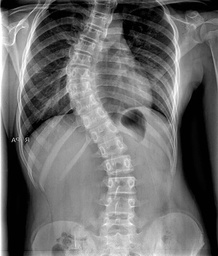
#> input picture data/3.jpeg, 218 x 256 px, shrunk from 600 x 705 before the run
$ python main.py   (older library calls are emulated)
#> lines starting #> are read from the running program, lines starting #| are printed output that depends on the picture; after the words box and inside, x2 and y2 are one past the last pixel; in counts of white or black regions, pixels touching at a corner belong together
### preprocess.py
# preprocess.py
import cv2
import numpy as np

def mask_image(img, left_percent, right_percent):
    """Masks the image to keep only the center strip."""
    height, width = img.shape
    start_col = int((left_percent / 100) * width)
    end_col = int((right_percent / 100) * width)
    masked = np.zeros_like(img)
    masked[:, start_col:end_col] = img[:, start_col:end_col]
    return masked

def segment_and_threshold(img, num_segments, threshold_percent):
    """Splits the image into segments and thresholds them."""
    height, width = img.shape
    segment_height = height // num_segments
    thresholded_segments = []

    for i in range(num_segments):
        segment = img[i * segment_height:(i + 1) * segment_height, :]
        threshold_value = np.percentile(segment, 100 - threshold_percent)
        thresholded_segment = np.where(segment >= threshold_value, 255, 0).astype(np.uint8)
        thresholded_segments.append(thresholded_segment)

    return np.concatenate(thresholded_segments, axis=0)

def sharpen_image(img):
    """Sharpens the image using a Laplacian kernel."""
    laplacian = cv2.Laplacian(img, cv2.CV_64F)
    sharpened = np.uint8(np.absolute(laplacian))
    return img + sharpened

def apply_power_rule(image, gamma=1.0):
    """
    Apply power-law (gamma) transformation to an image.

    Args:
        image (numpy.ndarray): Grayscale image as a NumPy array.
        gamma (float): Gamma value for the transformation.

    Returns:
        numpy.ndarray: Gamma-corrected image.
    """
    # Normalize the image to range [0, 1]
    normalized_img = image / 255.0

    # Apply power law transformation
    gamma_corrected = np.power(normalized_img, gamma)

    # Scale back to range [0, 255]
    gamma_corrected = np.uint8(gamma_corrected * 255)

    return gamma_corrected

def apply_average_filter(image, kernel_size=3):
    """
    Apply a 3×3 average filter to an image.

    Args:
        image (numpy.ndarray): Grayscale image as a NumPy array.

    Returns:
        numpy.ndarray: Filtered image.
    """
    # Define a 3×3 kernel for averaging
    kernel = np.ones((kernel_size, kernel_size), np.float32) / 9

    # Apply the filter using cv2.filter2D
    filtered_img = cv2.filter2D(image, -1, kernel)

    return filtered_img


# [20 lines left out: function preprocess_image_with_filter, not called in this run]

### segmentation.py
# segmentation.py
import cv2
import numpy as np
from preprocess import segment_and_threshold

def get_connected_component(img):
    visited = np.zeros_like(img)
    component = np.zeros_like(img)
    height, width = img.shape
    comp_num = 1
    for row in range(height):
        for col in range(width):
            if img[row, col] > 240 and visited[row, col] == 0:
                stack = [(row, col)]
                visited[row, col] = 1
                # comp_size += 1
                while stack:
                    r, c = stack.pop()
                    component[r, c] = comp_num
                    nb = get_neighbour(img, r, c)
                    new_nb = []
                    for coord in nb:
                        if visited[coord[0], coord[1]] == 0 and img[coord[0], coord[1]] > 240:
                            new_nb.append(coord)
                            visited[coord[0], coord[1]] = 1
                            # comp_size += 1
                    stack += new_nb
                comp_num += 1
    return component

def get_neighbour(img, row, col):
    neighbours = []
    height, width = img.shape
    for i in range(-1, 2):
        for j in range(-1, 2):
            if row + i >= 0 and row + i < height and col + j >= 0 and col + j < width and not (i == 0 and j == 0):
                neighbours.append((row + i, col + j))
    return neighbours

def height_segment_threshold(img, segments: int = 16, threshold: float = float(3)):
    height, width = img.shape
    segment_height = height // segments
    thresholded_segments = []
    for i in range(segments):
        segment = img[i * segment_height:(i + 1) * segment_height, :]
        threshold_value = np.percentile(segment, 100 - threshold)
        thresholded_segment = np.where(segment >= threshold_value, 255, 0).astype(np.uint8)
        thresholded_segments.append(thresholded_segment)

    #Handle the last segment if the height is not perfectly divisible
    if height % segments != 0:
      i = segments
      segment = img[i * segment_height:, :]
      threshold_value = np.percentile(segment, 100 - threshold)
      thresholded_segment = np.where(segment >= threshold_value, 255, 0).astype(np.uint8)
      thresholded_segments.append(thresholded_segment)

    modified = np.concatenate(thresholded_segments, axis=0)

    return modified

# [17 lines left out: function find_box_start_to_end, not called in this run]

### region_grow.py
import queue
import numpy as np
from matplotlib.colors import ListedColormap
import matplotlib.pyplot as plt

def region_reindex(region_img):
    height, width = region_img.shape
    # reindex region number from bottom to top
    reg_idx = [0]
    for row in range(height-1, -1, -1):
        for col in range(width):
            if region_img[row, col] > 0:
                if region_img[row, col] not in reg_idx:
                    reg_idx.append(region_img[row, col])
    reg_map = {v:k for k, v in enumerate(reg_idx)}
    for row in range(height):
        for col in range(width):
            region_img[row, col] = reg_map[region_img[row, col]]
    return region_img

# [30 lines left out: function avg_column_bound, not called in this run]

def region_grow_cont(img, seed, threshold, vis = False):
    height, width = img.shape
    region = seed.copy()
    visited = np.zeros_like(seed)
    region_idx = np.unique(seed).tolist()
    if 0 in region_idx:
        region_idx.remove(0)
    region_stat = {}
    for r in region_idx:
        region_stat[r] = {'max': np.max(img[seed == r]), 'min': np.min(img[seed == r])}

    q = queue.Queue()
    counter = 0

    for row in range(height):
        for col in range(width):
            if region[row, col] > 0:
                visited[row, col] = 1
                for i in range(-1, 2):
                    for j in range(-1, 2):
                        if i == 0 and j == 0:
                            continue
                        r = min(max(row + i, 0), height - 1)
                        c = min(max(col + j, 0), width - 1)
                        if region[r, c] == 0 and visited[r, c] == 0:
                            q.put((r, c))
                        visited[r, c] = 1
    while not q.empty():
        row, col = q.get()
        counter += 1
        min_diff = 255
        curr_reg = 0
        for i in range(-1, 2):
            for j in range(-1, 2):
                if i == 0 and j == 0:
                    continue
                r = min(max(row + i, 0), height - 1)
                c = min(max(col + j, 0), width - 1)
                if region[r, c] == 0:
                    if visited[r, c] == 0:
                        q.put((r, c))
                        visited[r, c] = 1
                else:
                    diff = min(abs(img[row, col] - region_stat[region[r, c]]['max']), abs(img[row, col] - region_stat[region[r, c]]['min']))
                    if diff < min_diff:
                        min_diff = diff
                        curr_reg = region[r, c]
        if min_diff < threshold:
            region[row, col] = curr_reg

    return region

# [41 lines left out: function region_grow_iter, not called in this run]

def region_split_merge(comp, log=False):
    reg_idx = np.max(comp) + 1
    height, width = comp.shape
    comp_tb = {}
    comp_h = {}
    h_list = []
    for row in range(height):
        reg_list = np.unique(comp[row]).tolist()
        reg_list.remove(0)
        for reg in reg_list:
            if reg not in comp_tb:
                comp_tb[reg] = [row, row]
            comp_tb[reg][1] = row
    for k, v in comp_tb.items():
        h = v[1] - v[0]
        comp_h[k] = h
        h_list.append(h)
    h_list.sort()
    # for k, v in comp_h.items():
    #     print(f"{k}: {v}")

    median = h_list[len(h_list)//2]
    mean = np.mean(h_list)

    # [9 lines of commented-out code are left out]
    for k, v in comp_h.items():
        if v/mean > 1.8:
            # print(k)
            for row in range(comp_tb[k][0] + (v//2), comp_tb[k][1]+1):
                for col in range(width):
                    if comp[row, col] == k:
                        comp[row, col] = reg_idx
            comp_tb[reg_idx] = [comp_tb[k][0] + (v//2), comp_tb[k][1]]
            comp_tb[k][1] = comp_tb[k][0] + (v//2) - 1
            reg_idx += 1

    # merge region with similar row
    row = 0
    while row < height:
        # print(f"{row=}")
        if len(np.unique(comp[row])) > 2:
            reg_idxs = np.unique(comp[row]).tolist()
            reg_idxs.remove(0)
            a = reg_idxs[0]
            move_row_to = comp_tb[a][1]
            for j in range(1, len(reg_idxs)):
                b = reg_idxs[j]
                top = max(comp_tb[a][0], comp_tb[b][0])
                bottom = min(comp_tb[a][1], comp_tb[b][1])
                common_h = bottom - top
                a_ratio = common_h / (comp_tb[a][1] - comp_tb[a][0] + 1)
                b_ratio = common_h / (comp_tb[b][1] - comp_tb[b][0] + 1)
                merge_sub = a if a_ratio > b_ratio else b
                merge_main = b if a_ratio > b_ratio else a
                merge_ratio = a_ratio if a_ratio > b_ratio else b_ratio
                if merge_ratio > 0.7:
                    comp[comp == merge_sub] = merge_main
                    if comp_tb[merge_sub][1] < move_row_to:
                        move_row_to = comp_tb[merge_sub][1]
                    comp_tb.pop(merge_sub)
                a = merge_main
            if move_row_to > row:
                row = move_row_to
        row += 1

    # reindex region number from bottom to top
    reg_idx = [0]
    for row in range(height-1, -1, -1):
        for col in range(width):
            if comp[row, col] > 0:
                if comp[row, col] not in reg_idx:
                    reg_idx.append(comp[row, col])
    reg_map = {v:k for k, v in enumerate(reg_idx)}
    for row in range(height):
        for col in range(width):
            comp[row, col] = reg_map[comp[row, col]]
    return comp

def comp_pos(comp):
    height, width = comp.shape
    max_comp_value = np.max(comp)
    count = [0] * max_comp_value
    sum_h = [0] * max_comp_value
    sum_w = [0] * max_comp_value
    for row in range(height):
        for col in range(width):
            if comp[row, col] == 0:
                continue
            count[comp[row, col] - 1] += 1
            sum_h[comp[row, col] - 1] += row
            sum_w[comp[row, col] - 1] += col
    for i in range(max_comp_value):
        sum_h[i] /= count[i]
        sum_w[i] /= count[i]

    return sum_h, sum_w

def merge_small_region(region_img, threshold_scale=0.33):
    height, width = region_img.shape
    total_region = np.max(region_img)
    region_size = [0] * (total_region)
    for row in range(height):
        for col in range(width):
            if region_img[row, col] > 0:
                region_size[region_img[row, col] - 1] += 1
    # print(region_size)
    # print(np.mean(region_size))
    threshold = np.mean(region_size) * threshold_scale
    region_id_size = [[idx+1, v] for idx, v in enumerate(region_size)]
    region_id_size.sort(key=lambda x: x[1])
    to_map = {}
    curr_idx = len(region_id_size) - 1
    region_pos = comp_pos(region_img)
    for idx, size in region_id_size:
        if size > threshold:
            break
        curr_pos = region_pos[0][idx-1], region_pos[1][idx-1]
        # print(curr_pos)
        closest = [idx, 10000]
        for jdx, pos in enumerate(zip(*region_pos)):
            if jdx == idx-1:
                continue
            dist = np.sqrt((pos[0] - curr_pos[0])**2 + (pos[1] - curr_pos[1])**2)
            # print(jdx+1, dist, pos[0], pos[1])
            if dist < closest[1] and region_size[jdx] > threshold:
                closest = [jdx, dist]
        # print(f"{idx} -> {closest[0] + 1}")
        to_map[idx] = closest[0] + 1
    for a, b in to_map.items():
        region_img[region_img == a] = b
    region_img = region_reindex(region_img)
    return region_img

### colormap.py
import numpy as np
import cv2

def get_distinct_colormap(n):
    """
    Generate a distinct colormap
     with `n` colors. The first color is black (for 0),
    and the rest are distinct random colors.
    """
    # Generate random colors for the components (excluding black)
    np.random.seed(42)  # For reproducibility
    colors = np.random.randint(0, 256, size=(n - 1, 3))  # n-1 distinct colors

    # Add black as the first color (for index 0)
    colormap = np.vstack([[0, 0, 0], colors])

    return colormap

def apply_colormap_to_component(comp):
    """
    Apply the distinct colormap to the component image.
    """
    # Get the maximum label (excluding 0) to define how many colors are needed
    num_colors = np.max(comp) + 1

    # Get the colormap
    colormap = get_distinct_colormap(num_colors)

    # Create an empty image to store the colored result
    colored_image = np.zeros((comp.shape[0], comp.shape[1], 3), dtype=np.uint8)

    # Map each component to its corresponding color
    for i in range(comp.shape[0]):
        for j in range(comp.shape[1]):
            labeled_value = comp[i, j]
            colored_image[i, j] = colormap[labeled_value]

    return colored_image

# [10 lines left out: function show_component_with_cv2, not called in this run]

### utils.py
# utils.py
import os

def create_directory(path):
    """Creates a directory if it doesn't exist."""
    if not os.path.exists(path):
        os.makedirs(path)

### main.py
import numpy as np
import os
import cv2

from config import *
from preprocess import (
    mask_image,
    segment_and_threshold,
    sharpen_image,
    apply_power_rule,
    apply_average_filter,
)
from segmentation import get_connected_component, height_segment_threshold
from utils import create_directory
from region_grow import region_grow_cont, region_split_merge, merge_small_region
from colormap import apply_colormap_to_component


def main(image_path):
#> called with image_path = 'data/3.jpeg'
    create_directory(OUTPUT_DIR)

    img = cv2.imread(image_path, cv2.IMREAD_GRAYSCALE)
#> img is the input picture: shape (256, 218); min 0, max 255, mean 108.3
    if img is None:
        print(f"Error: Unable to load image {image_path}")
        return

    image_name = os.path.splitext(os.path.basename(image_path))[0]

    # Preprocess
    img1 = mask_image(img, MASK_LEFT, MASK_RIGHT)
    img1 = apply_power_rule(img1, GAMMA)
    img2 = segment_and_threshold(img1, NUM_SEGMENTS, THRESHOLD_PERCENT)
#> the loop in segment_and_threshold, `for i in range(num_segments):` made 16 passes
#> threshold_value on passes 1 to 8: 19, 59.3, 72, 83, 97, 116, 106, 120
#> after the loop in segment_and_threshold, `for i in range(num_segments):`: thresholded_segments = 16 items
#> in segment_and_threshold, `return np.concatenate(thresholded_segments, axis=0)`:
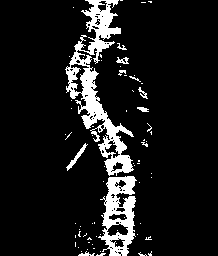
#> returned value: shape (256, 218); 10.3% white; 72 white regions (62 under 20 px), largest, box (x1, y1, x2, y2) and area: (65, 0, 134, 176) 3500, (98, 176, 137, 256) 1652, (66, 143, 88, 171) 117
    img3 = sharpen_image(img1)
#> in sharpen_image, `laplacian = cv2.Laplacian(img, cv2.CV_64F)`:
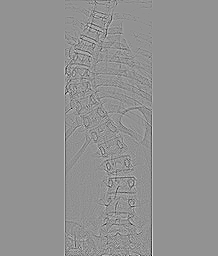
#> laplacian: shape (256, 218) float64; min -256, max 191, mean 0; drawn with min black and max white

    # Average filter
    avg1 = apply_average_filter(img1, 3)
    avg2 = apply_average_filter(avg1, 3)
#> call 2 of apply_average_filter, with kernel_size = 3
#> in apply_average_filter (call 2), `filtered_img = cv2.filter2D(image, -1, kernel)`:
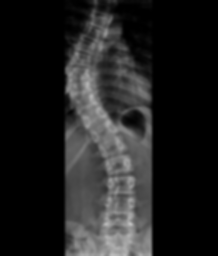
#> filtered_img: shape (256, 218); min 0, max 190, mean 32
    avg3 = apply_average_filter(avg2, 3)
    avg4 = apply_average_filter(avg3, 3)

    # Height segment threshold
    mask1 = height_segment_threshold(avg1, 16, 3)
#> the loop in height_segment_threshold, `for i in range(segments):` made 16 passes
#> threshold_value on passes 1 to 8: 46.39, 93, 102, 101.4, 125, 140, 137, 142
    mask2 = height_segment_threshold(avg2, 16, 3)
#> the loop in height_segment_threshold (call 2), `for i in range(segments):` made 16 passes
#> threshold_value on passes 1 to 8: 46, 91, 100, 99, 123, 139, 137.4, 140
    mask3 = height_segment_threshold(avg3, 16, 3)

    bitwisefilter = cv2.bitwise_and(mask1, mask2)
#> bitwisefilter: shape (256, 218); 2.9% white; 52 white regions (25 under 20 px), largest, box (x1, y1, x2, y2) and area: (81, 69, 98, 107) 239, (119, 156, 131, 171) 101, (114, 137, 125, 152) 84
    bitwisefilter = cv2.bitwise_and(bitwisefilter, mask3)
#> bitwisefilter: shape (256, 218); 2.7% white; 48 white regions (22 under 20 px), largest, box (x1, y1, x2, y2) and area: (81, 69, 98, 107) 234, (119, 156, 131, 171) 101, (114, 137, 125, 152) 84

    # Connected component
    component = get_connected_component(bitwisefilter)
    cv2.imwrite(
        os.path.join(OUTPUT_DIR, f"{image_name}_img4_connected_component.jpg"),
        component,
    )

    # Region growing + merge
    region = region_grow_cont(img3, component, 28, vis=False)
#> the loop in region_grow_cont, `for r in region_idx:` made 48 passes
#> after the loop in region_grow_cont, `for row in range(height):`:
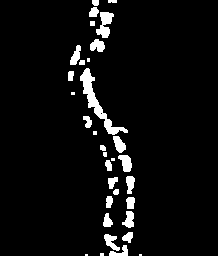
#> visited: shape (256, 218); values 0 (black) and 1 (white), 5.3% white; 33 white regions (8 under 20 px), largest, box (x1, y1, x2, y2) and area: (80, 68, 128, 135) 664, (96, 12, 114, 38) 264, (118, 155, 132, 172) 161
    merge1 = region_split_merge(region)
#> the loop in region_split_merge, `for k, v in comp_tb.items():` made 48 passes
#> (k, v) on passes 1 to 8: (1, [0, 6]), (2, [0, 1]), (3, [0, 4]), (4, [7, 27]), (5, [12, 23]), (6, [16, 26]), (7, [22, 24]), (8, [26, 36])
#> the loop in region_split_merge, `for k, v in comp_h.items():` made 48 passes
#> (k, v) on passes 1 to 8: (1, 6), (2, 1), (3, 4), (4, 20), (5, 11), (6, 10), (7, 2), (8, 10)
#> after the loop in region_split_merge, `for row in range(height):`:
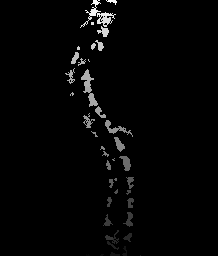
#> comp: shape (256, 218); min 0, max 38, mean 0.7; drawn with min black and max white
    merge2 = merge_small_region(merge1, 0.5)
#> the loop in merge_small_region, `for idx, size in region_id_size:` made 14 passes
#> (idx, size) on passes 1 to 8: (4, 1), (7, 3), (29, 3), (18, 5), (1, 6), (2, 6), (15, 7), (34, 9)
#> the loop in merge_small_region, `for a, b in to_map.items():` made 13 passes
#> (a, b) on passes 1 to 8: (4, 3), (7, 6), (29, 27), (18, 17), (1, 5), (2, 5), (15, 14), (34, 33)
    merge3 = merge_small_region(merge2, 0.5)
#> the loop in merge_small_region (call 2), `for idx, size in region_id_size:` made 4 passes
#> (idx, size) on passes 1 to 4: (4, 29), (18, 29), (14, 32), (1, 42)
#> the loop in merge_small_region (call 2), `for a, b in to_map.items():` made 3 passes
#> (a, b) on passes 1 to 3: (4, 1), (18, 19), (14, 15)
    merge4 = merge_small_region(merge3, 0.5)
    merge4 = merge_small_region(merge4, 0.7)

    # Save each connected component
    for i in range(1, np.max(merge4) + 1):
        print(f"Connected component {i}: {np.sum(merge4 == i)} pixels")

        single_comp = np.where(merge4 == i, 255, 0).astype(np.uint8)

        if i < len(LABEL):
            out_name = f"{image_name}_{LABEL[i]}.jpg"
        else:
            out_name = f"{image_name}_{i}.jpg"

        cv2.imwrite(os.path.join(OUTPUT_DIR, out_name), single_comp)

        # highlight bounding box
        x, y, w, h = cv2.boundingRect(single_comp)
        img_rec = cv2.cvtColor(img.copy(), cv2.COLOR_GRAY2BGR)
        img_rec = cv2.rectangle(img_rec, (x, y), (x + w, y + h), (0, 0, 255), 2)

        if i < len(LABEL):
            rec_name = f"{image_name}_{LABEL[i]}_highlight.jpg"
        else:
            rec_name = f"{image_name}_{i}_highlight.jpg"

        cv2.imwrite(os.path.join(OUTPUT_DIR, rec_name), img_rec)
#> this loop made 18 passes
#| Connected component 1: 124 pixels
#| Connected component 2: 81 pixels
#| Connected component 3: 124 pixels
#| Connected component 4: 82 pixels
#| Connected component 5: 117 pixels
#> (further printed lines are left out)
#> single_comp: shape (256, 218); 0.23% white; 2 white regions, box (x1, y1, x2, y2) and area: (85, 0, 101, 17) 101, (106, 0, 117, 5) 26

    # Colormap image
    img_cmap = apply_colormap_to_component(merge4)
#> after the loop in apply_colormap_to_component, `for i in range(comp.shape[0]):`:
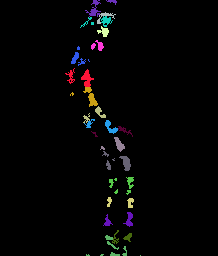
#> colored_image: shape (256, 218, 3); mean of channels 0, 1, 2 4.5, 4.2, 4.4; drawn as B, G, R
    cv2.imwrite(
        os.path.join(OUTPUT_DIR, f"{image_name}_img5_connected_component_colormap.jpg"),
        img_cmap,
    )

    # Overlay on original grayscale
    img6 = cv2.addWeighted(
        cv2.cvtColor(img, cv2.COLOR_GRAY2BGR),
        0.5,
        img_cmap,
        0.5,
        0
    )
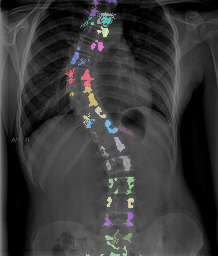
#> img6: shape (256, 218, 3); mean of channels 0, 1, 2 56.3, 56.2, 56.3; drawn as B, G, R
    cv2.imwrite(
        os.path.join(OUTPUT_DIR, f"{image_name}_img6_connected_component_on_gray.jpg"),
        img6,
    )

    # Save intermediate images
    cv2.imwrite(os.path.join(OUTPUT_DIR, f"{image_name}_img1_masked.jpg"), img1)
    cv2.imwrite(os.path.join(OUTPUT_DIR, f"{image_name}_img2_thresholded.jpg"), img2)
    cv2.imwrite(os.path.join(OUTPUT_DIR, f"{image_name}_img3_sharpened.jpg"), img3)


if __name__ == "__main__":
    image_path = os.path.join(DATA_DIR, "3.jpeg")
    main(image_path)
